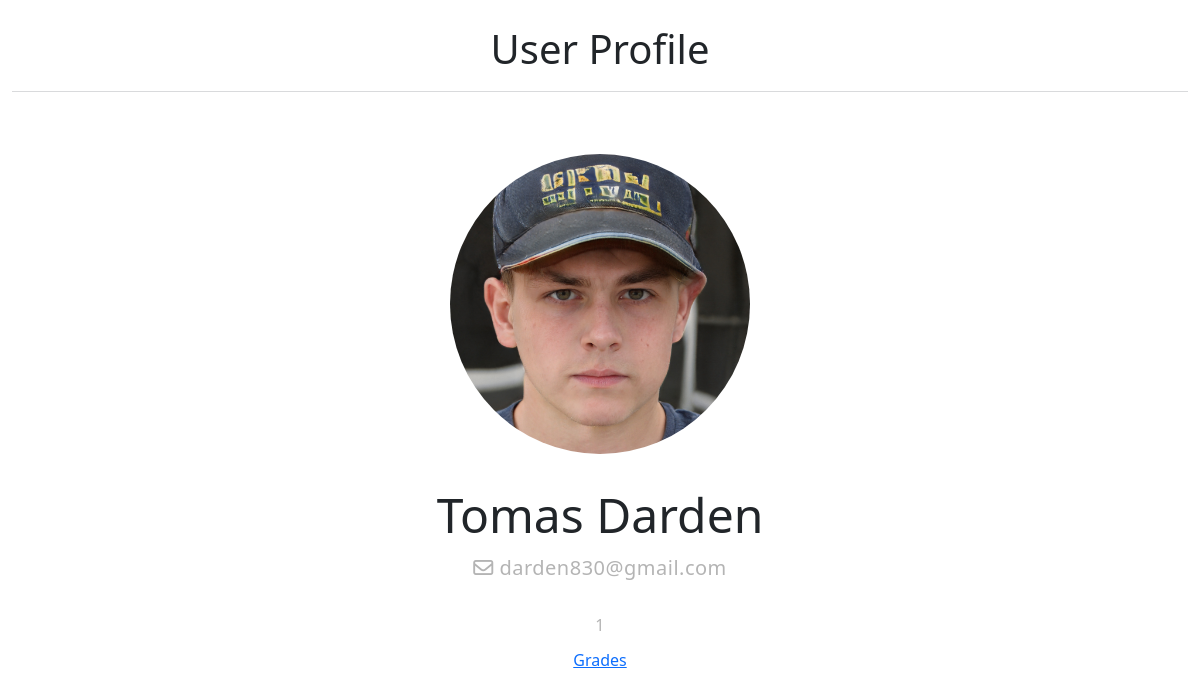
Page /students/5 on the committed database.
### users/models.py (models this page shows, shortened)
class Account(models.Model):
    id              = models.AutoField(primary_key=True)
    user            = models.ForeignKey(UserAccount,on_delete=models.CASCADE)
    first_name      = models.CharField(max_length=200)
    last_name       = models.CharField(max_length=200)
    date_of_birth   = models.DateField(default=datetime.date.today)
    gender_choice   = (('male','male'),('feminine','feminine'),('undefined','undefined'))
    gender          = models.CharField(max_length=10, default='male', choices=gender_choice)
    nationality     = CountryField()
    class Meta:
        abstract = True

class Students(Account):
    year            = models.ForeignKey(to='main_app.SchoolYears',on_delete=models.CASCADE,blank=True,null=True)
    profile_picture = models.ImageField(upload_to=location_students,blank=True,null=True)
    class Meta():
        verbose_name        = 'Student'
        verbose_name_plural = 'Students'
    @property
    def full_name(self):
        return '{} {}'.format(self.first_name,self.last_name)
    @property
    def email(self):
        return str(self.user)

class UserAccount(AbstractBaseUser,PermissionsMixin):
    email           = models.EmailField(unique=True)
    groups          = models.ManyToManyField(Group,blank=True)
    date_joined     = models.DateTimeField(auto_now_add=timezone.now())
    last_login      = models.DateTimeField(auto_now=timezone.now())
    is_active       = models.BooleanField(default=True)
    is_superuser    = models.BooleanField(default=False)
    is_staff        = models.BooleanField(default=False)
    objects = UserManager()
    USERNAME_FIELD  = 'email'
    def __str__(self):
        return self.email

### main_app/models.py (models this page shows, shortened)
class SchoolYears(models.Model):
    id   = models.AutoField(primary_key=True)
    year = models.IntegerField()
    def __str__(self):
        return str(self.id)

### main_app/views.py (the view)
# urls.py: path('students/<str:student_pk>',views.StudentData.as_view(),name='student_data'),
class StudentData(DetailView):
    model         = Students
    template_name = 'users/user_object.html'
    def get_object(self):
        pk_ = self.kwargs.get('student_pk')
        return get_object_or_404(Students,id=pk_)
    def get_context_data(self, **kwargs):
        context = super().get_context_data(**kwargs)
        return context

### main_app/templates/users/user_object.html (shortened to what this page needs)
{% extends 'base.html' %}
{% load static %}
{% block content %}
<link rel="stylesheet" href="{% static 'main_app/css/profile.css' %}">
<div class="container-fluid">
    <div class="title">
        <h1>User Profile</h1>
    </div>
    <div class="user-profile">
        <div class="picture col">
            <img src="{{object.profile_picture.url}}" width="400px">
        </div>
        <div class="data col">
            <h2>{{object.full_name}}</h2>
            <h5><i class="far fa-envelope"></i> {{object.email}}</h5>
            <h6>{{object.course}}</h6>
            <h6>{{object.year}}</h6>
        </div>
    </div>
    <div class="grades" style="text-align: center;">
        <a href="{% url  'grades_list'  %}">Grades</a>
    </div>
</div>
{% endblock %}

### static/main_app/css/profile.css (style rules this page uses)
.container-fluid { width: 100%; }
.container-fluid .title { border-bottom: 1px solid #d9dadc; padding: 25px 0 10px; margin-bottom: 30px; text-align: center; color: #212529; }
.user-profile { align-items: center; margin: auto; }
.picture { text-align: center; }
.picture img { flex: 1 0 0%; text-align: center; border-radius: 50%; width: 300px; margin: 2rem 0; }
.data { text-align: center; }
.data h2 { font-size: 3rem; }
.data h5,h6 { color: rgb(180, 180, 180); letter-spacing: .5px; padding: .3rem ; }

### rows in the picture
Students: profile_picture (picture), full_name "Tomas Darden", email "darden830@gmail.com", year "1"
